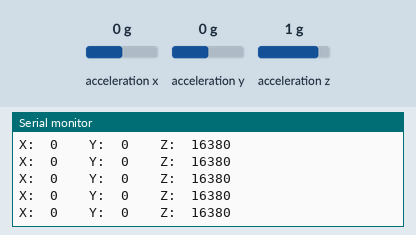
Recording of a program running on a simulated ESP32-S3. Parts: the last lines printed to the serial monitor. The inputs (shaded band) are chosen by the test bench; at power-on: acceleration x 0 g, acceleration z 1 g, acceleration y 0 g.

Above: at 1.2 s.
1.3 s: acceleration x set to -1.4 g
At 2.2 s:
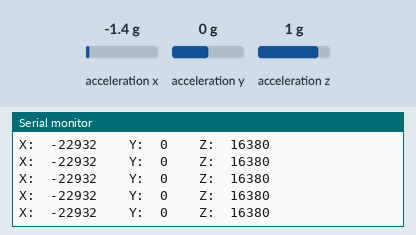
2.8 s: acceleration z set to 0 g
At 3.7 s:
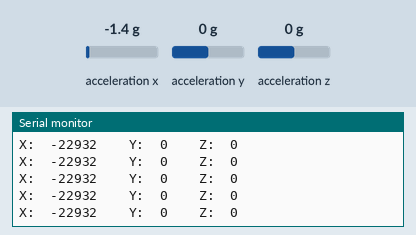
5.8 s: acceleration y set to -1.4 g
At 6.4 s:
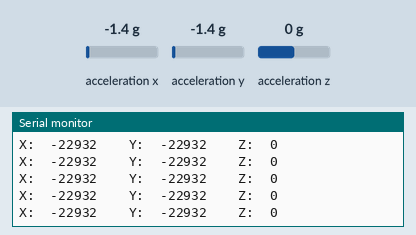

The program:

main.cpp
```cpp
/*********************************************************
  Minimal example for LIS3D Accelerometer
 *********************************************************/

#include <Wire.h>
#include <SPI.h>
#include <Adafruit_LIS3DH.h>
#include <Adafruit_Sensor.h>

Adafruit_LIS3DH lis = Adafruit_LIS3DH();

void setup()
{
  Serial.begin(115200);

  if (! lis.begin(0x18)) {   // change this to 0x19 for alternative i2c address
    Serial.println("Couldnt start");
    while (1) yield();
  }
  Serial.println("LIS3DH found!");

  // Adjust the sensitivity with this command
  lis.setRange(LIS3DH_RANGE_4_G);   // 2, 4, 8 or 16 G!

  // Adjust how often the board should read the sensor with this command
  lis.setDataRate(LIS3DH_DATARATE_50_HZ);
}

void loop()
{
  lis.read();      // get X Y and Z data at once

  Serial.print("X:  "); Serial.print(lis.x);
  Serial.print("  \tY:  "); Serial.print(lis.y);
  Serial.print("  \tZ:  "); Serial.println(lis.z);

  /*
  We'll have to take a tiny break here or it'll be hard
  to "stop" the Serial output for uploading. We can
  obviously take a longer break as well, but this 20 ms
  example will show you very tiny movement of the device.

  Note that delays shorter than 20ms may cause issues
  uploading to the device if the device is not doing much
  other than reading this sensor
  */
  delay(20);
}
```

Measured:
- after the input at 1.3 s, the serial monitor: prints a new line at once (image 1)
- after the input at 2.8 s, the serial monitor: prints a new line at once (image 2)
- after the input at 5.8 s, the serial monitor: prints a new line at once (image 3)
